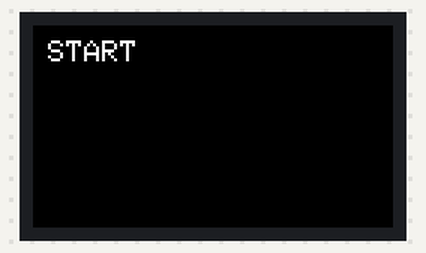
Simulated run of this sketch. Board: ESP32. Parts: 240×135 colour display. WiFi joins after 1.5 s; servers stay silent unless stated; the local clock reads 2024-03-15 10:24:30 at power-on unless the sketch sets it; no MQTT or app messages arrive unless stated; not simulated (calls return 0 or success): UNIT_ENV.h; what the sketch prints to the serial monitor is not drawn.

Above: at 0.2 s.
At 1.7 s:
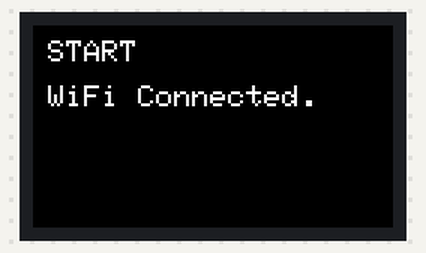
At 5.1 s:
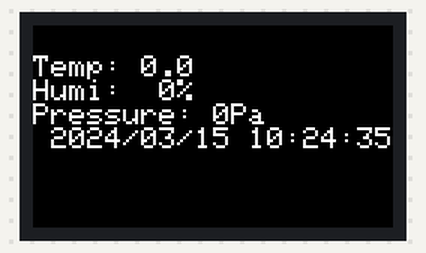
At 20.1 s:
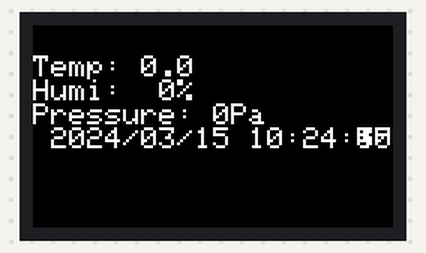
At 30.1 s:
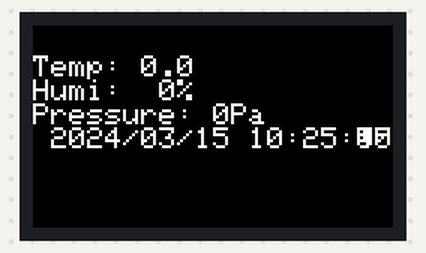

The sketch:

19_M5_ENV_MQTT.ino
```cpp
#include <WiFi.h>
#include <PubSubClient.h>
#include <M5StickCPlus.h>
#include "UNIT_ENV.h"

SHT3X sht30;
QMP6988 qmp6988;

float tmp = 0.0;
float hum = 0.0;
float pressure = 0.0;
long now = millis();
char timestamp[20];

// Wi-FiのSSID
char *ssid = "";
// Wi-Fiのパスワード
char *password = "";
// MQTTの接続先のIP
const char *endpoint = "";
// MQTTのポート
const int port = 1883;
// デバイスID
char *deviceID = "M5StickCPlus";  // デバイスIDは機器ごとにユニークにします
// メッセージを知らせるトピック
char *pubTopic = "/e2s/env";
// メッセージを待つトピック
char *subTopic = "/s2e/env";

const char* ntpServer =  "ntp.jst.mfeed.ad.jp";
const long  gmtOffset_sec = 9 * 3600;
const int   daylightOffset_sec = 0;
uint8_t YY, MM, dd, hh, mm, ss;

////////////////////////////////////////////////////////////////////////////////

WiFiClient httpsClient;
PubSubClient mqttClient(httpsClient);


void setup() {
    Serial.begin(115200);

    // ENV SENSOR
    M5.begin(); //Init M5Stack
    Wire.begin(); //Wire init, adding the I2C bus.
    qmp6988.init();

    // START
    M5.Axp.ScreenBreath(7);
    M5.Lcd.setRotation(3);
    M5.Lcd.fillScreen(BLACK);
    M5.Lcd.setCursor(10, 10);
    M5.Lcd.setTextColor(WHITE);
    M5.Lcd.setTextSize(2);
    M5.Lcd.printf("START");

    // Start WiFi
    Serial.println("Connecting to ");
    Serial.print(ssid);
    WiFi.begin(ssid, password);

    while (WiFi.status() != WL_CONNECTED) {
        delay(500);
        Serial.print(".");
    }

    // WiFi Connected
    Serial.println("\nWiFi Connected.");
    M5.Lcd.setCursor(10, 40);
    M5.Lcd.setTextColor(WHITE);
    M5.Lcd.setTextSize(2);
    M5.Lcd.printf("WiFi Connected.");

    //init and get the time
    configTime(gmtOffset_sec, daylightOffset_sec, ntpServer);
    struct tm timeinfo;
    if (!getLocalTime(&timeinfo)) {
      Serial.println("Failed to obtain time");
      return;
    }
    YY = timeinfo.tm_year + 1900; MM = timeinfo.tm_mon+1;
    dd = timeinfo.tm_mday;        hh = timeinfo.tm_hour;
    mm = timeinfo.tm_min;         ss = timeinfo.tm_sec;

    mqttClient.setServer(endpoint, port);

    connectMQTT();
}

void connectMQTT() {
    while (!mqttClient.connected()) {
        if (mqttClient.connect(deviceID)) {
            Serial.println("Connected.");
            int qos = 0;
            mqttClient.subscribe(subTopic, qos);
            Serial.println("Subscribed.");
        } else {
            Serial.print("Failed. Error state=");
            Serial.print(mqttClient.state());
            // Wait 5 seconds before retrying
            delay(5000);
        }
    }
}

long messageSentAt = 0;
int led,red,green,blue;

void getEnvData() {
    pressure = qmp6988.calcPressure();
    if(sht30.get()==0){ //Obtain the data of shT30.
      tmp = sht30.cTemp;  //Store the temperature obtained from shT30.
      hum = sht30.humidity; //Store the humidity obtained from the SHT30.
    }else{
      tmp=0,hum=0;
    }
}

String buildJson() {
  String json = "{";
    json +=  "\"devices\": \"M5StickCPlus\"";
    json += ",";
    json += "\"payload\":";
    json += "{";
    json += "\"timestamp\":";
    json += timestamp;
    json += ",";
    json += "\"humidity\":";
    json += hum;
    json += ",";
    json += "\"temperature\":";
    json += tmp;
    json += ",";
    json += "\"pressure\":";
    json += pressure;
    json += "}";
    json += "}";

  return json;
}


void mqttLoop() {
    if (!mqttClient.connected()) {
        connectMQTT();
    }
    mqttClient.loop();
}

void loop() {
    // 常にチェックして切断されたら復帰できるように
    mqttLoop();

    struct tm timeinfo;
    //時刻を取得する
      if (!getLocalTime(&timeinfo)) {
      Serial.println("Failed to obtain time");
      return;
    }

    sprintf (timestamp, " %04d/%02d/%02d %02d:%02d:%02d",
          timeinfo.tm_year + 1900, timeinfo.tm_mon + 1, timeinfo.tm_mday,
          timeinfo.tm_hour, timeinfo.tm_min, timeinfo.tm_sec);


    // 5秒ごとにメッセージを飛ばす
    long now = millis();
    if (now - messageSentAt > 5000) {
        messageSentAt = now;

        getEnvData();

        String json = buildJson();
        char jsonStr[200];
        json.toCharArray(jsonStr,200);

        boolean pubResult = mqttClient.publish(pubTopic,jsonStr);

        if (pubResult)
            Serial.println("successfully publish");
        else
            Serial.println("unsuccessfully publish");

        M5.Lcd.fillRect(0,0,200,200,BLACK); //Fill the screen with black (to clear the screen).
        M5.Lcd.setCursor(0,20);
        M5.Lcd.printf("Temp: %2.1f  \r\nHumi: %2.0f%%  \r\nPressure:%2.0fPa\r\n", tmp, hum, pressure);
        M5.Lcd.printf(timestamp);
        Serial.println(timestamp);

  if (!getLocalTime(&timeinfo)) {
    Serial.println("Failed to obtain time");
    return;
  }
    }
}

// Handles messages arrived on subscribed topic(s)
void callback(char* topic, byte* payload, unsigned int length) {
}
```

Measured:
- what the display in image 1 shows lasts 3.3 s, from 1.7 s to 5.0 s
- what the display in image 2 shows lasts 5.0 s, from 5.0 s to 10.0 s
- what the display in image 3 shows lasts 10.0 s, from 20.0 s to 30.0 s
